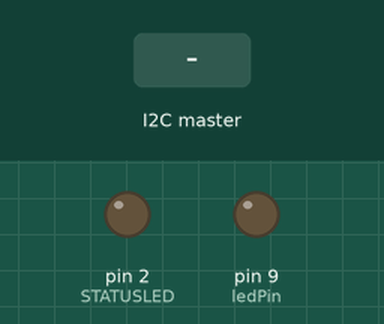
Bench run of a sketch on a simulated Arduino Uno, built with avr-gcc and run on an emulated ATmega328P. Shown: output pins drawn as LEDs (lit = HIGH). Inputs (shaded band) come from the test bench.

Above: at 0.01 s.
At 1.2 s:
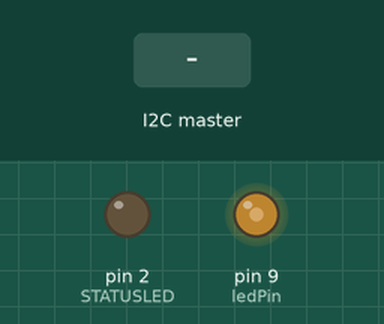
1.3 s: the I2C master sends the byte 1
At 1.7 s:
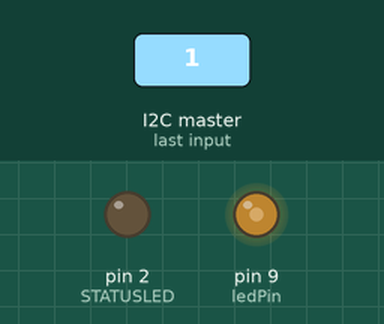
Timing chart, 0 to 4.3 s (numbered marks = the images above; inputs shaded):
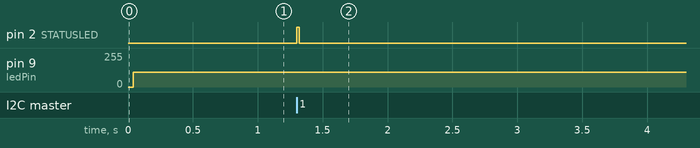

The sketch:

slave9.ino
```cpp
#include <avr/pgmspace.h>
#include <Wire.h>

#define MASTERSPI 32
#define SLAVESPI 9
#define STATUSLED 2
#define LEDONTIME 20

int     ledPin  =   9;
word    pFlash  =   0x0;

long    tStart  =   0;
boolean ledOn   =   false;

void setup() {
//    Serial.begin(115200);
//    while(!Serial);
    Wire.begin(SLAVESPI);
    Wire.onRequest(requestHandler);
    Wire.onReceive(receiveHandler);
    pinMode(STATUSLED, OUTPUT);
    digitalWrite(STATUSLED, LOW);
}

void loop() {
    for(int fadeValue = 0; fadeValue <= 255; fadeValue += 5) {
        analogWrite(ledPin,fadeValue);
    }

    for(int fadeValue = 255; fadeValue >= 0; fadeValue -= 5) {
        analogWrite(ledPin, fadeValue);
    }
    if(ledOn && millis() - tStart >= LEDONTIME) {
        digitalWrite(STATUSLED, LOW);
        ledOn   =   false;
    }
}

void requestHandler() {
    word    pgmRead =   pgm_read_word_near(pFlash);
    Wire.write(pgmRead);
    pFlash++;
    digitalWrite(STATUSLED, HIGH);
    tStart  =   millis();
    ledOn   =   true;
}

void receiveHandler() {
    while(Wire.available() > 0) {
        byte dump   =   Wire.read();
    }
    pFlash  =   0x0;
    digitalWrite(STATUSLED, HIGH);
    tStart  =   millis();
    ledOn   =   true;
}
```

Measured:
- after the input at 1.3 s, pin 2 (STATUSLED): LOW → HIGH at once, → LOW 0.02 s later
